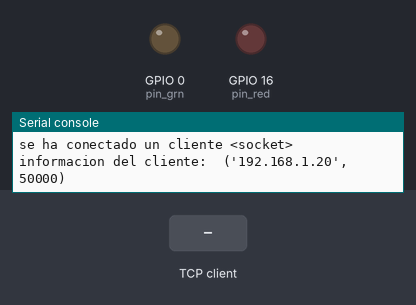
A program run on a simulated ESP8266 board running MicroPython. On the bench: output pins drawn as LEDs (lit = HIGH), the last lines printed to the serial console. Inputs (shaded band) come from the test bench. The board's own WiFi access point starts at once; one TCP client connects 1 s after the port opens and stays connected.

Above: at 1.6 s.
1.7 s: the TCP client sends "1"
At 2.8 s:
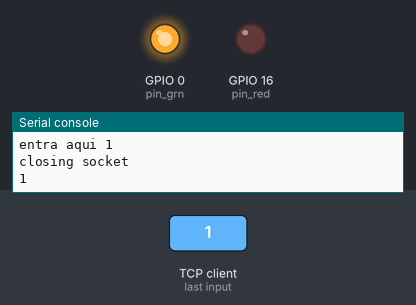
7.0 s: the TCP client sends "0"
At 12.9 s:
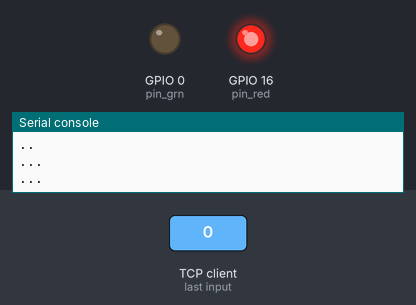
Timing chart, 0 to 14.4 s (numbered marks = the images above; inputs shaded):
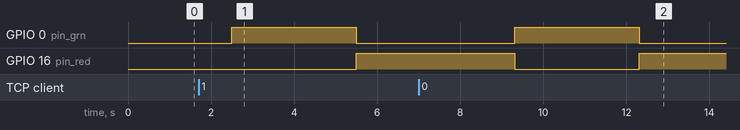

Measured:
- after the input at 1.7 s, GPIO 0 (pin_grn): LOW → HIGH after 0.80 s, → LOW 3.0 s later; GPIO 16 (pin_red): LOW → HIGH after 3.8 s
- after the input at 7.0 s, GPIO 0 (pin_grn): LOW → HIGH after 2.3 s, → LOW 3.0 s later; GPIO 16 (pin_red): HIGH → LOW after 2.3 s, → HIGH 3.0 s later

The program:

test3.py
```python
print("Welcome Master to Production")
import time
import machine
import sys
import ubinascii
import network
import socket

from machine import Pin

time.sleep(0.4)
lista=[1,2,3,4,0,4,6,7]
#pin_bad = machine.Pin(0)
#pin_good = machine.Pin(0)
pin_red = machine.Pin(16, machine.Pin.OUT)
pin_grn = machine.Pin(0, machine.Pin.OUT)
def abrir_red():
  mired=network.WLAN(network.AP_IF)
  mired.config(essid="fakeTadhack", authmode=network.AUTH_WPA_WPA2_PSK, password="123456789")
  mired.active(True)
  print('configuracion total: ',mired.ifconfig())
  mac = ubinascii.hexlify(mired.config('mac'),':').decode()
  print (mac)
def abrir_socket(s):
    #s=socket.socket() #creamos el socket
    s.bind(("", 3031))

    s.listen(10) #se deja el socket esperando a clientes
    cliente,a=s.accept()

    print("se ha conectado un cliente", cliente)
    print("informacion del cliente: ",a)
    estado=True
    while estado:
        #abrir_socket()
        data=cliente.recv(1) #recibimos un byte.
        if data:
          print("entra aqui",len(data))
          time.sleep(0.8)
          break
        else:
          print("else")
    print("closing socket")
    s.close()


while True:
  abrir_red()
  s=socket.socket()
  abrir_socket(s)

  #llamamos la funcion
  pin_grn.value(1)
  pin_red.value(0)
  for i in range(1,2):
    print(i)
    time.sleep(0.5)
    for k in lista:
      time.sleep(0.5)
      try:
        print(i/k)
        #puede ocurrir el error
      except:
        #reiniciamos todo, redefiniendo las variables
        print("reiniciando")
        pin_grn.value(0)
        pin_red.value(1)
        print(".")
        time.sleep(0.1)
        print("..")
        time.sleep(0.1)
        print("...")
        time.sleep(0.3)
        print("...")
        gc.collect()

  print("final")
  '''try:
    s=socket.socket()
  except Exception as e:
    print(e)'''
```
